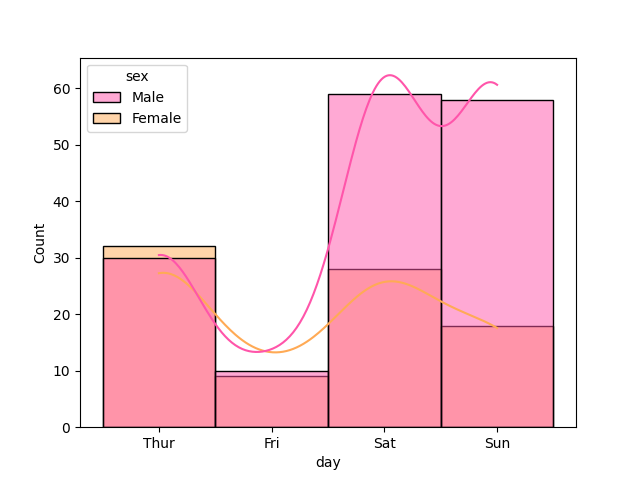

Generate this figure with Python:
import seaborn as sns
import matplotlib.pyplot as plt

data = sns.load_dataset('tips')
sns.histplot(data=data, x='day', hue = 'sex', kde= True,palette= "spring")
plt.show()
